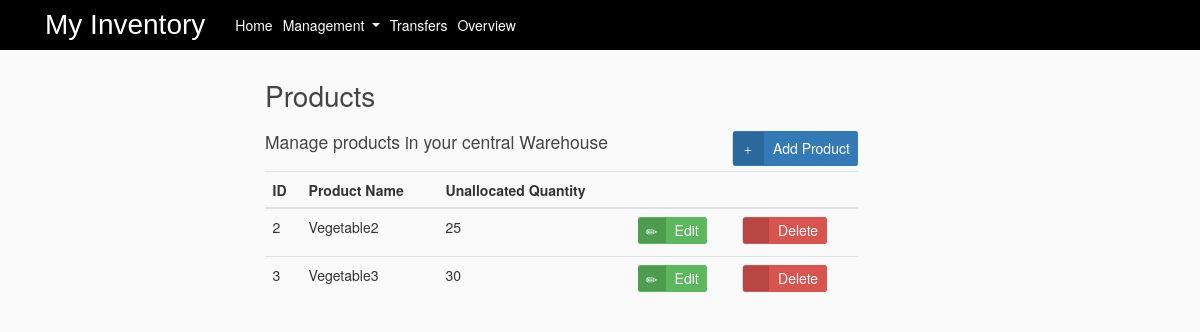
Page /Product on the earlier database version.
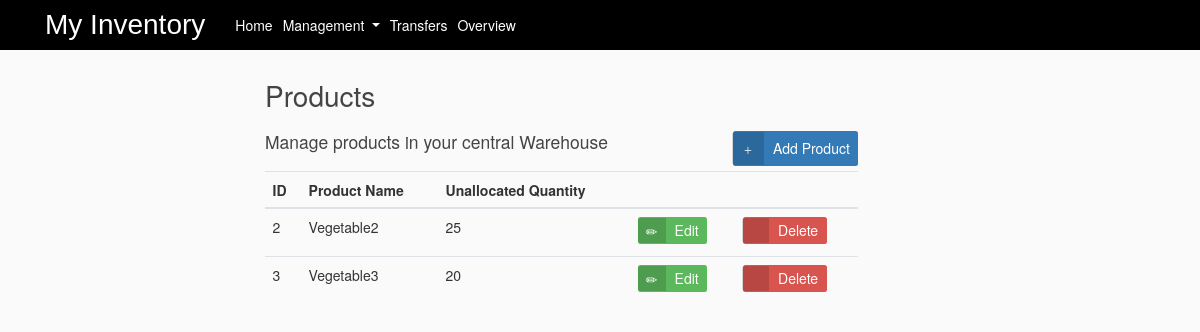
Same page on the later database version.
### myinventory/models.py (models this page shows, shortened)
class Product(db.Model):
    prod_id = db.Column(db.Integer, primary_key=True)
    prod_name = db.Column(db.String(20), nullable=False)
    prod_qty = db.Column(db.Integer, nullable=False)

### myinventory/routes.py (the view, shortened to what this page needs)
@app.route("/Product", methods=['GET', 'POST'])
def product():
    form = addproduct()
    eform = editproduct()
    details = Product.query.all()
    exists = bool(Product.query.all())
    if exists == False and request.method == 'GET':
        flash(f'Add products to view', 'info')
    return render_template('product.html', title='Products', eform=eform, form=form, details=details)

### myinventory/templates/product.html (shortened to what this page needs)
{% extends "overview.html" %}
{% block content %}
<div class="container">
<h1>Products</h1>
<div >
  <h3 style="display: inline-block;margin:0;"> Manage products in your central Warehouse</h3>
  <button type="button" class="btn btn-add" data-toggle="modal" data-target="#exampleModal">
   <span class="btn-icon-add"><i class="glyphicon glyphicon-plus"></i></span>Add Product</button>
</div>
<table class="table table-hover">
<thead>
 <tr>
   <th>ID</th>
   <th>Product Name</th>
   <th>Unallocated Quantity</th>
   <th></th>
   <th></th>
 </tr>
</thead>
<tbody>
  {% for d in details %}
  <tr>
   <td>{{d.prod_id}}</td>
   <td>{{d.prod_name}}</td>
   <td>{{d.prod_qty}}</td>
   <td>
       <button type="button" class="btn btn-edit" data-toggle="modal" data-target = "#edit{{d.prod_id}}" >
       <span class="btn-icon"><i class="glyphicon glyphicon-pencil"></i></span>Edit</button>
   </td>
   <td>
      <a href="{{ url_for('delete', p_id = d.prod_id,type ='product') }}">
       <button type="button" class="btn btn-delete">
       <span class="btn-icon"><i class="glyphicon glyphicon-trash"></i></span>Delete</button></a>
   </td>
 </tr>
{%endfor%}
</tbody>
</table>
{% endblock content %}

Differences in the rows shown:
changed Product "Vegetable3": prod_qty "30" → "20"
